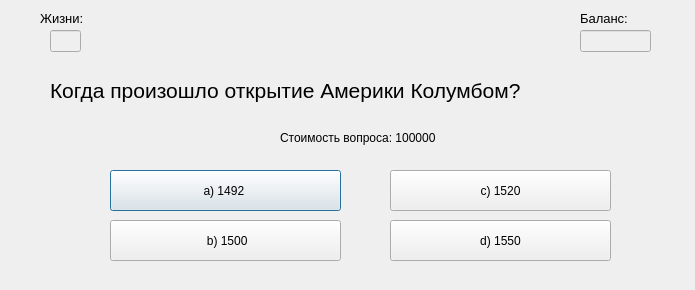
<?xml version="1.0" encoding="UTF-8"?>
<ui version="4.0">
 <class>Dialog</class>
 <widget class="QDialog" name="Dialog">
  <property name="geometry">
   <rect>
    <x>0</x>
    <y>0</y>
    <width>695</width>
    <height>290</height>
   </rect>
  </property>
  <property name="windowTitle">
   <string>Вопрос №11</string>
  </property>
  <widget class="QLabel" name="label_2">
   <property name="geometry">
    <rect>
     <x>40</x>
     <y>10</y>
     <width>61</width>
     <height>16</height>
    </rect>
   </property>
   <property name="font">
    <font>
     <pointsize>10</pointsize>
    </font>
   </property>
   <property name="text">
    <string>Жизни:</string>
   </property>
  </widget>
  <widget class="QLineEdit" name="lineEdit">
   <property name="enabled">
    <bool>false</bool>
   </property>
   <property name="geometry">
    <rect>
     <x>50</x>
     <y>30</y>
     <width>31</width>
     <height>22</height>
    </rect>
   </property>
   <property name="text">
    <string/>
   </property>
  </widget>
  <widget class="QLabel" name="label_6">
   <property name="geometry">
    <rect>
     <x>580</x>
     <y>10</y>
     <width>71</width>
     <height>16</height>
    </rect>
   </property>
   <property name="font">
    <font>
     <pointsize>10</pointsize>
    </font>
   </property>
   <property name="text">
    <string>Баланс:</string>
   </property>
  </widget>
  <widget class="QLineEdit" name="lineEdit_2">
   <property name="enabled">
    <bool>false</bool>
   </property>
   <property name="geometry">
    <rect>
     <x>580</x>
     <y>30</y>
     <width>71</width>
     <height>22</height>
    </rect>
   </property>
   <property name="text">
    <string/>
   </property>
  </widget>
  <widget class="QLabel" name="label">
   <property name="geometry">
    <rect>
     <x>50</x>
     <y>70</y>
     <width>601</width>
     <height>41</height>
    </rect>
   </property>
   <property name="font">
    <font>
     <pointsize>16</pointsize>
    </font>
   </property>
   <property name="text">
    <string>Когда произошло открытие Америки Колумбом? </string>
   </property>
  </widget>
  <widget class="QLabel" name="label_4">
   <property name="geometry">
    <rect>
     <x>280</x>
     <y>130</y>
     <width>171</width>
     <height>16</height>
    </rect>
   </property>
   <property name="text">
    <string>Стоимость вопроса: 100000</string>
   </property>
  </widget>
  <widget class="QPushButton" name="pushButton">
   <property name="geometry">
    <rect>
     <x>110</x>
     <y>170</y>
     <width>231</width>
     <height>41</height>
    </rect>
   </property>
   <property name="text">
    <string>a) 1492 </string>
   </property>
  </widget>
  <widget class="QPushButton" name="pushButton_2">
   <property name="geometry">
    <rect>
     <x>110</x>
     <y>220</y>
     <width>231</width>
     <height>41</height>
    </rect>
   </property>
   <property name="text">
    <string> b) 1500</string>
   </property>
  </widget>
  <widget class="QPushButton" name="pushButton_3">
   <property name="geometry">
    <rect>
     <x>390</x>
     <y>170</y>
     <width>221</width>
     <height>41</height>
    </rect>
   </property>
   <property name="text">
    <string>c) 1520</string>
   </property>
  </widget>
  <widget class="QPushButton" name="pushButton_4">
   <property name="geometry">
    <rect>
     <x>390</x>
     <y>220</y>
     <width>221</width>
     <height>41</height>
    </rect>
   </property>
   <property name="text">
    <string>d) 1550</string>
   </property>
  </widget>
 </widget>
 <resources/>
 <connections/>
</ui>
